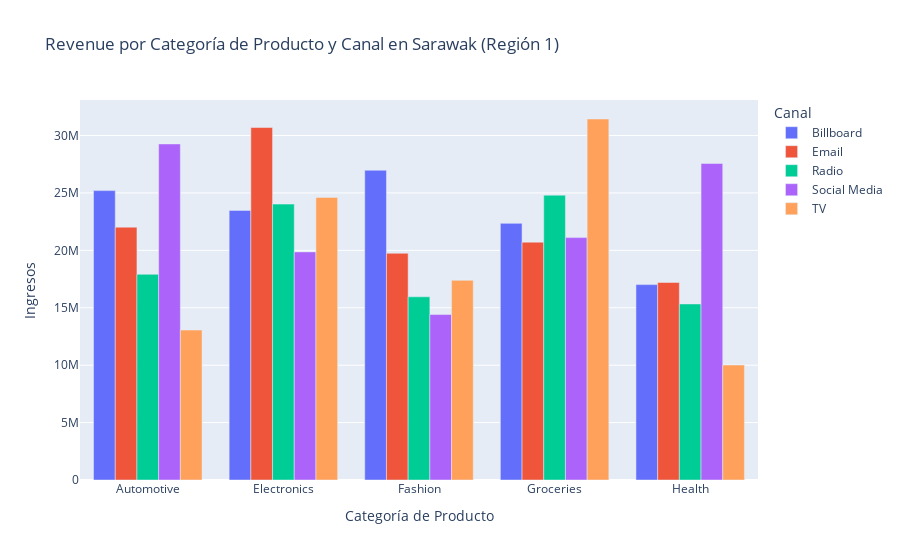

Here is the notebook cell this chart was saved with:
### Code cell
# Filtrar solo la Región 1 (Sarawak)
sarawak_data = df[df['Region'] == 1]

# Mapear Product_Category a nombres 
sarawak_data['Product_Category'] = sarawak_data['Product_Category'].map({
    0: 'Fashion', 
    1: 'Health', 
    2: 'Electronics', 
    3: 'Automotive', 
    4: 'Groceries'
})

# Mapear Channel a nombres
sarawak_data['Channel'] = sarawak_data['Channel'].map({
    0: 'Billboard', 
    1: 'Radio', 
    2: 'Email', 
    3: 'TV', 
    4: 'Social Media', 
    5: 'News'
})

# Agrupar por Product_Category y Channel y sumar Revenue
revenue_by_category_channel = sarawak_data.groupby(['Product_Category', 'Channel'])['Revenue'].sum().reset_index()

# Crear gráfico de barras interactivo
fig = px.bar(
    revenue_by_category_channel,
    x='Product_Category',
    y='Revenue',
    color='Channel',
    title='Revenue por Categoría de Producto y Canal en Sarawak (Región 1)',
    labels={'Revenue': 'Ingresos', 'Product_Category': 'Categoría de Producto', 'Channel': 'Canal'},
    barmode='group'  # Agrupar las barras por canal
)

# Mostrar gráfico
fig.show()

### Figure 1 — Plotly figure (JSON) as saved in the notebook; plotly's stock layout.template omitted (floating-point values rounded to 4 significant figures)
{"data": [{"alignmentgroup": "True", "hovertemplate": "Canal=Billboard<br>Categoría de Producto=%{x}<br>Ingresos=%{y}<extra></extra>", "legendgroup": "Billboard", "marker": {"color": "#636efa", "pattern": {"shape": ""}}, "name": "Billboard", "offsetgroup": "Billboard", "orientation": "v", "showlegend": true, "textposition": "auto", "type": "bar", "x": ["Automotive", "Electronics", "Fashion", "Groceries", "Health"], "xaxis": "x", "y": [25200000.0, 23480000.0, 26980000.0, 22350000.0, 17020000.0], "yaxis": "y"}, {"alignmentgroup": "True", "hovertemplate": "Canal=Email<br>Categoría de Producto=%{x}<br>Ingresos=%{y}<extra></extra>", "legendgroup": "Email", "marker": {"color": "#EF553B", "pattern": {"shape": ""}}, "name": "Email", "offsetgroup": "Email", "orientation": "v", "showlegend": true, "textposition": "auto", "type": "bar", "x": ["Automotive", "Electronics", "Fashion", "Groceries", "Health"], "xaxis": "x", "y": [22020000.0, 30700000.0, 19750000.0, 20720000.0, 17210000.0], "yaxis": "y"}, {"alignmentgroup": "True", "hovertemplate": "Canal=Radio<br>Categoría de Producto=%{x}<br>Ingresos=%{y}<extra></extra>", "legendgroup": "Radio", "marker": {"color": "#00cc96", "pattern": {"shape": ""}}, "name": "Radio", "offsetgroup": "Radio", "orientation": "v", "showlegend": true, "textposition": "auto", "type": "bar", "x": ["Automotive", "Electronics", "Fashion", "Groceries", "Health"], "xaxis": "x", "y": [17910000.0, 24030000.0, 15960000.0, 24810000.0, 15330000.0], "yaxis": "y"}, {"alignmentgroup": "True", "hovertemplate": "Canal=Social Media<br>Categoría de Producto=%{x}<br>Ingresos=%{y}<extra></extra>", "legendgroup": "Social Media", "marker": {"color": "#ab63fa", "pattern": {"shape": ""}}, "name": "Social Media", "offsetgroup": "Social Media", "orientation": "v", "showlegend": true, "textposition": "auto", "type": "bar", "x": ["Automotive", "Electronics", "Fashion", "Groceries", "Health"], "xaxis": "x", "y": [29270000.0, 19870000.0, 14410000.0, 21110000.0, 27570000.0], "yaxis": "y"}, {"alignmentgroup": "True", "hovertemplate": "Canal=TV<br>Categoría de Producto=%{x}<br>Ingresos=%{y}<extra></extra>", "legendgroup": "TV", "marker": {"color": "#FFA15A", "pattern": {"shape": ""}}, "name": "TV", "offsetgroup": "TV", "orientation": "v", "showlegend": true, "textposition": "auto", "type": "bar", "x": ["Automotive", "Electronics", "Fashion", "Groceries", "Health"], "xaxis": "x", "y": [13060771, 24610000.0, 17390000.0, 31440000.0, 10010000.0], "yaxis": "y"}], "layout": {"barmode": "group", "legend": {"title": {"text": "Canal"}, "tracegroupgap": 0}, "title": {"text": "Revenue por Categoría de Producto y Canal en Sarawak (Región 1)"}, "xaxis": {"anchor": "y", "domain": [0, 1], "title": {"text": "Categoría de Producto"}}, "yaxis": {"anchor": "x", "domain": [0, 1], "title": {"text": "Ingresos"}}}}
